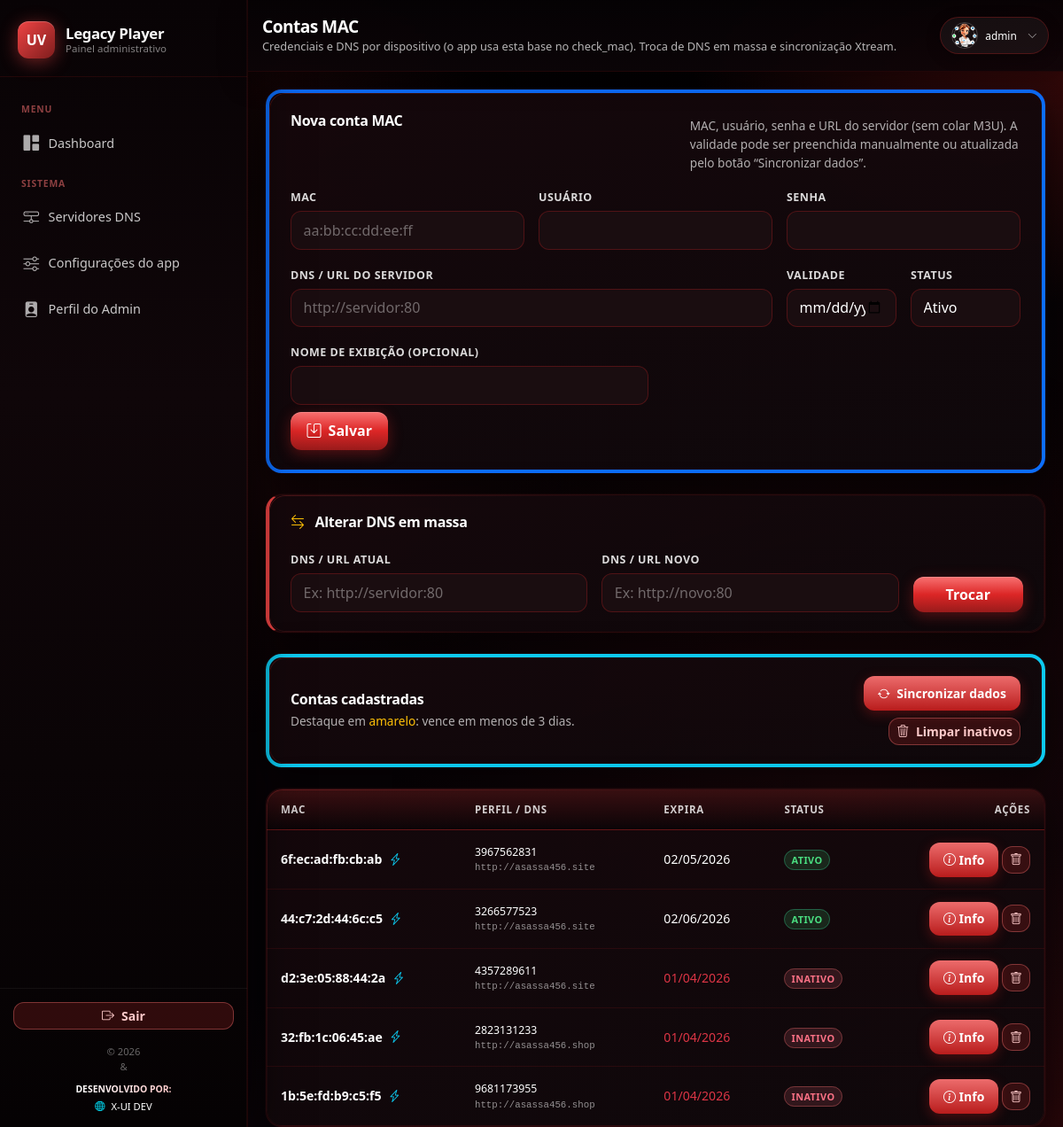
Screenshot of /mac_contas.php (signed in) with the database file from the repository.
### tables this page shows
CREATE TABLE client_mac_accounts (
        id INTEGER PRIMARY KEY AUTOINCREMENT,
        mac TEXT NOT NULL,
        username TEXT NOT NULL DEFAULT '',
        password TEXT NOT NULL DEFAULT '',
        dns_assigned TEXT NOT NULL DEFAULT '',
        expiry_date TEXT,
        status TEXT DEFAULT 'active',
        is_auto INTEGER DEFAULT 0,
        renew_url TEXT,
        display_name TEXT,
        xtream_synced_at TEXT
    );

### db.php (called while the page is built, shortened)
<?php
try {
    class SQLiteCompat {
        private $pdo;
        public function __construct($pdo) { $this->pdo = $pdo; }
        public function query($sql) {
            $stmt = $this->pdo->query($sql);
            return new SQLiteResult($stmt);
        }
        public function prepare($sql) { return $this->pdo->prepare($sql); }
    }
    class SQLiteResult {
        public function __construct($stmt) {
            $this->stmt = $stmt;
            $all = $this->stmt->fetchAll(PDO::FETCH_ASSOC);
            $this->data = $all;
            $this->index = 0;
        }
        public function fetch_assoc() {
            return $this->data[$this->index++] ?? null;
        }
    }
} catch (PDOException $e) {
    die("Erro SQLite: " . $e->getMessage());
}

### mac_contas.php (the view, shortened to what this page needs)
<?php
require __DIR__ . '/db.php';
$form = [
    'id' => 0,
    'mac' => '',
    'username' => '',
    'password' => '',
    'dns_assigned' => '',
    'expiry_date' => '',
    'status' => 'active',
    'display_name' => '',
];
$clientsQuery = $conn->query('SELECT * FROM client_mac_accounts ORDER BY id DESC');
$topTitle = 'Contas MAC';
$topSubtitle = 'Credenciais e DNS por dispositivo (o app usa esta base no check_mac). Troca de DNS em massa e sincronização Xtream.';
require __DIR__ . '/includes/head.php';
require __DIR__ . '/includes/layout-open.php';
?>
<div class="app-card app-card--padded mb-4 border-start border-4 border-primary">
    <div class="app-card__header mb-3">
        <h2 class="app-card__title mb-0"><?php echo $form['id'] > 0 ? 'Editar conta MAC' : 'Nova conta MAC'; ?></h2>
        <p class="app-card__desc mb-0 mt-1">MAC, usuário, senha e URL do servidor (sem colar M3U). A validade pode ser preenchida manualmente ou atualizada pelo botão “Sincronizar dados”.</p>
    </div>
    <form method="POST" class="row g-3">
        <div class="col-md-6 col-lg-4">
            <label class="app-form-label">MAC</label>
            <input type="text" name="mac" class="form-control app-input" required placeholder="aa:bb:cc:dd:ee:ff" value="<?php echo htmlspecialchars($form['mac']); ?>">
        </div>
        <div class="col-md-6 col-lg-4">
            <label class="app-form-label">Usuário</label>
            <input type="text" name="username" class="form-control app-input" required autocomplete="off" value="<?php echo htmlspecialchars($form['username']); ?>">
        </div>
        <div class="col-md-6 col-lg-4">
            <label class="app-form-label">Senha</label>
            <input type="text" name="password" class="form-control app-input" autocomplete="off" value="<?php echo htmlspecialchars($form['password']); ?>">
        </div>
        <div class="col-12 col-lg-8">
            <label class="app-form-label">DNS / URL do servidor</label>
            <input type="text" name="dns_assigned" class="form-control app-input" required placeholder="http://servidor:80" value="<?php echo htmlspecialchars($form['dns_assigned']); ?>">
        </div>
        <div class="col-md-6 col-lg-2">
            <label class="app-form-label">Validade</label>
            <input type="date" name="expiry_date" class="form-control app-input" value="<?php echo htmlspecialchars($form['expiry_date']); ?>">
        </div>
        <div class="col-md-6 col-lg-2">
            <label class="app-form-label">Status</label>
            <select name="status" class="form-control app-input">
                <option value="active"<?php echo $form['status'] === 'active' ? ' selected' : ''; ?>>Ativo</option>
            </select>
        </div>
        <div class="col-12 col-lg-6">
            <label class="app-form-label">Nome de exibição (opcional)</label>
            <input type="text" name="display_name" class="form-control app-input" value="<?php echo htmlspecialchars($form['display_name']); ?>">
        </div>
        <div class="col-12 d-flex flex-wrap gap-2 mt-2">
            <button type="submit" class="btn btn-app-primary"><i class="bi bi-save me-1"></i> Salvar</button>
        </div>
    </form>
</div>
<div class="app-card app-card--padded dns-replace-card mb-4">
    <div class="app-card__header">
        <h2 class="app-card__title"><i class="bi bi-arrow-left-right text-warning me-2"></i> Alterar DNS em massa</h2>
    </div>
    <form method="POST" class="row g-3 align-items-end">
        <div class="col-md-5">
            <label class="app-form-label">DNS / URL atual</label>
            <input type="text" name="dns_old" class="form-control app-input" placeholder="Ex: http://servidor:80" required>
        </div>
        <div class="col-md-5">
            <label class="app-form-label">DNS / URL novo</label>
            <input type="text" name="dns_new" class="form-control app-input" placeholder="Ex: http://novo:80" required>
        </div>
        <div class="col-md-2">
            <button type="submit" class="btn btn-app-primary w-100 py-2">Trocar</button>
        </div>
    </form>
</div>
<div class="app-card app-card--padded border-top border-4 border-info mb-4">
    <div class="row align-items-center g-3">
        <div class="col-md-7">
            <h2 class="app-card__title mb-1">Contas cadastradas</h2>
            <p class="app-card__desc mb-0">Destaque em <span class="text-warning">amarelo</span>: vence em menos de 3 dias.</p>
        </div>
        <div class="col-md-5 text-md-end d-flex flex-wrap gap-2 justify-content-md-end">
            <form method="post" class="d-inline" onsubmit="return confirm('Atualizar validades via player_api (Xtream) para todos com DNS e credenciais? Pode levar vários minutos.');">
                <button type="submit" class="btn btn-app-accent btn-sm">
                    <i class="bi bi-arrow-repeat me-1"></i> Sincronizar dados
                </button>
            </form>
            <a href="?bulk_delete=1" class="btn btn-app-danger btn-sm" onclick="return confirm('Excluir inativos e vencidos há +30 dias?')">
                <i class="bi bi-trash3 me-1"></i> Limpar inativos
            </a>
        </div>
    </div>
</div>
<div class="app-card overflow-hidden">
    <div class="table-responsive">
        <table class="table app-table table-hover mb-0">
            <thead>
                <tr>
                    <th>MAC</th>
                    <th>Perfil / DNS</th>
                    <th>Expira</th>
                    <th>Status</th>
                    <th class="text-end">Ações</th>
                </tr>
            </thead>
            <tbody>
                <?php
                if ($clientsQuery):
                    while ($c = $clientsQuery->fetch_assoc()):
                        $expiryTS = strtotime($c['expiry_date'] ?? '');
                        $isExpired = $c['expiry_date'] && $expiryTS < time();
                        $isNear = (!$isExpired && $c['expiry_date'] && $expiryTS < strtotime('+3 days'));
                        $info = [
                            'id' => (int) $c['id'],
                            'mac' => $c['mac'],
                            'username' => $c['username'] ?? '',
                            'password' => $c['password'] ?? '',
                            'dns_assigned' => $c['dns_assigned'] ?? '',
                            'status' => $c['status'] ?? '',
                            'expiry_date' => $c['expiry_date'] ?? '',
                            'is_auto' => $c['is_auto'] ?? 0,
                        ];
                        $dataClient = htmlspecialchars(json_encode($info, JSON_UNESCAPED_UNICODE), ENT_QUOTES, 'UTF-8');
                ?>
                        <tr class="client-row <?php echo $isNear ? 'border-start border-4 border-warning' : ''; ?>"
                            style="<?php echo $isNear ? 'background: rgba(255, 193, 7, 0.05);' : ''; ?>"
                            data-href="mac_contas.php?edit=<?php echo (int) $c['id']; ?>">
                            <td>
                                <span class="fw-bold text-white"><?php echo htmlspecialchars($c['mac']); ?></span>
                                <?php if (isset($c['is_auto']) && (int) $c['is_auto'] === 1): ?>
                                    <i class="bi bi-lightning-charge text-info ms-1" title="Registro automático"></i>
                                <?php endif; ?>
                            </td>
                            <td class="small">
                                <?php
                                $profLabel = trim((string) ($c['display_name'] ?? ''));
                                if ($profLabel === '') {
                                    $profLabel = (string) ($c['username'] ?? '');
                                }
                                ?>
                                <div class="text-white"><?php echo htmlspecialchars($profLabel !== '' ? $profLabel : '—'); ?></div>
                                <div class="text-dim small font-monospace"><?php echo htmlspecialchars($c['dns_assigned'] ?? ''); ?></div>
                            </td>
                            <td class="<?php echo $isExpired ? 'text-danger' : ($isNear ? 'text-warning fw-bold' : 'text-white'); ?>">
                                <?php echo $c['expiry_date'] ? date('d/m/Y', $expiryTS) : '—'; ?>
                            </td>
                            <td>
                                <span class="badge-app <?php echo ($c['status'] === 'active' && !$isExpired) ? 'badge-app--ok' : 'badge-app--off'; ?>">
                                    <?php echo ($c['status'] === 'active' && !$isExpired) ? 'Ativo' : 'Inativo'; ?>
                                </span>
                            </td>
                            <td class="text-end" onclick="event.stopPropagation();">
                                <button type="button" class="btn btn-sm btn-app-accent btn-client-info" data-client='<?php echo $dataClient; ?>'>
                                    <i class="bi bi-info-circle"></i> Info
                                </button>
                                <a href="?delete=<?php echo (int) $c['id']; ?>" class="btn btn-sm btn-app-danger" onclick="return confirm('Excluir esta conta deste MAC?')">
                                    <i class="bi bi-trash"></i>
                                </a>
                            </td>
                        </tr>
                <?php endwhile; endif; ?>
            </tbody>
        </table>
    </div>
</div>
<?php
require __DIR__ . '/includes/layout-close.php';
require __DIR__ . '/includes/footer.php';

### includes/topbar.php (shortened to what this page needs)
<?php
require_once __DIR__ . '/../db.php';
$topTitle = $topTitle ?? 'Painel';
$topSubtitle = $topSubtitle ?? '';
$displayUser = $_SESSION['admin_username'] ?? 'Admin';
$initial = strtoupper(substr($displayUser, 0, 1));
$avatarImg = '';
try {
    $stmtAvatar = $conn->prepare("SELECT avatar FROM admins WHERE username = ?");
    $stmtAvatar->execute([$displayUser]);
    $adminData = $stmtAvatar->fetch();
    $avatarImg = $adminData['avatar'] ?? '';
} catch (Exception $e) {
}
?>
<header class="app-topbar d-flex align-items-center justify-content-between px-3" style="position: relative; z-index: 1000;">
    <div class="d-flex align-items-center">
        <div class="topbar-text">
            <h1 class="app-topbar__title text-white mb-0" style="font-size: 1.2rem;"><?php echo htmlspecialchars($topTitle); ?></h1>
            <?php if ($topSubtitle !== ''): ?>
                <p class="app-topbar__subtitle text-white mb-0 d-none d-md-block" style="opacity: 0.7; font-size: 0.8rem;"><?php echo htmlspecialchars($topSubtitle); ?></p>
            <?php endif; ?>
        </div>
    </div>
    <div class="app-topbar__actions" style="position: relative;">
        <div class="app-user-pill d-flex align-items-center gap-2" id="userMenuBtn" style="background: rgba(255,255,255,0.05); padding: 5px 12px; border-radius: 50px; cursor: pointer; transition: 0.3s;">
            <?php if (!empty($avatarImg) && file_exists(__DIR__ . '/../' . $avatarImg)): ?>
                <img src="<?php echo htmlspecialchars($avatarImg); ?>" style="width: 30px; height: 30px; border-radius: 50%; object-fit: cover; border: 1px solid rgba(255,255,255,0.2);">
            <?php else: ?>
                <span class="app-user-pill__avatar bg-primary d-flex align-items-center justify-content-center text-white fw-bold" style="width: 30px; height: 30px; border-radius: 50%; font-size: 0.8rem;"><?php echo htmlspecialchars($initial); ?></span>
            <?php endif; ?>
            <span class="text-white small d-none d-sm-block"><?php echo htmlspecialchars($displayUser); ?></span>
            <i class="bi bi-chevron-down text-white small ms-1" style="font-size: 0.7rem; opacity: 0.6;"></i>
        </div>
    </div>
</header>

### rows the page displays
client_mac_accounts: mac "6f:ec:ad:fb:cb:ab", is_auto 1 (drawn), username "3967562831", dns_assigned "http://asassa456.site", expiry_date "02/05/2026", status "ATIVO"
client_mac_accounts: mac "44:c7:2d:44:6c:c5", is_auto 1 (drawn), username "3266577523", dns_assigned "http://asassa456.site", expiry_date "02/06/2026", status "ATIVO"
client_mac_accounts: mac "d2:3e:05:88:44:2a", is_auto 1 (drawn), username "4357289611", dns_assigned "http://asassa456.site", expiry_date "01/04/2026", status "INATIVO"
client_mac_accounts: mac "32:fb:1c:06:45:ae", is_auto 1 (drawn), username "2823131233", dns_assigned "http://asassa456.shop", expiry_date "01/04/2026", status "INATIVO"
client_mac_accounts: mac "1b:5e:fd:b9:c5:f5", is_auto 1 (drawn), username "9681173955", dns_assigned "http://asassa456.shop", expiry_date "01/04/2026", status "INATIVO"

### other values shown
$topTitle "Contas MAC"
$topSubtitle "Credenciais e DNS por dispositivo (o app usa esta base no check_mac). Troca de DNS em massa e sincronização Xtream."
$displayUser "admin"
